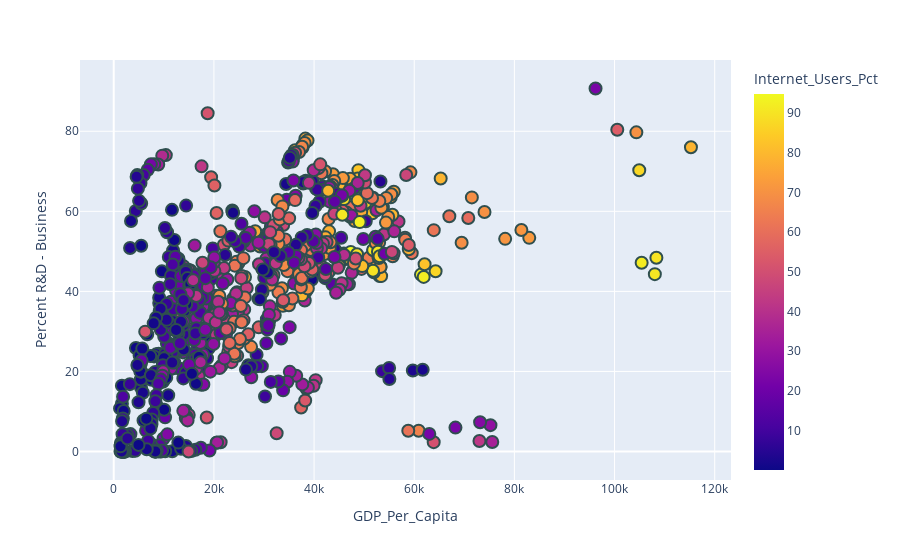

Notebook code for this chart:
### Code cell
fig = px.scatter(r_d, x="GDP_Per_Capita", y="Percent R&D - Business", color="Internet_Users_Pct")
fig.update_traces(marker=dict(size=12,
                              line=dict(width=2,
                                        color='DarkSlateGrey')),
                  selector=dict(mode='markers'))
fig.show()

### Figure 1 — Plotly figure (JSON) as saved in the notebook; plotly's stock layout.template omitted (floating-point values rounded to 4 significant figures; data arrays with more than 128 entries replaced by an {"elided": "..."} marker saying what was removed)
{"data": [{"hovertemplate": "GDP_Per_Capita=%{x}<br>Percent R&D - Business=%{y}<br>Internet_Users_Pct=%{marker.color}<extra></extra>", "legendgroup": "", "marker": {"color": {"elided": "786 float values"}, "coloraxis": "coloraxis", "line": {"color": "DarkSlateGrey", "width": 2}, "size": 12, "symbol": "circle"}, "mode": "markers", "name": "", "orientation": "v", "showlegend": false, "type": "scatter", "x": {"elided": "786 float values"}, "xaxis": "x", "y": {"elided": "786 float values"}, "yaxis": "y"}], "layout": {"coloraxis": {"colorbar": {"title": {"text": "Internet_Users_Pct"}}, "colorscale": [[0, "#0d0887"], [0.1111, "#46039f"], [0.2222, "#7201a8"], [0.3333, "#9c179e"], [0.4444, "#bd3786"], [0.5556, "#d8576b"], [0.6667, "#ed7953"], [0.7778, "#fb9f3a"], [0.8889, "#fdca26"], [1, "#f0f921"]]}, "legend": {"tracegroupgap": 0}, "margin": {"t": 60}, "xaxis": {"anchor": "y", "domain": [0, 1], "title": {"text": "GDP_Per_Capita"}}, "yaxis": {"anchor": "x", "domain": [0, 1], "title": {"text": "Percent R&D - Business"}}}}
